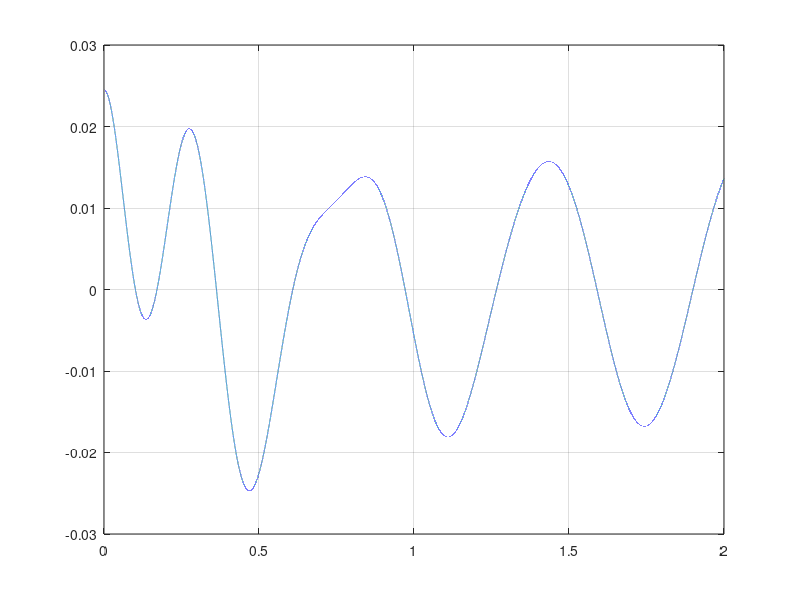

The MATLAB script that drew this image:
close all;
clear;
%Numerical time integration of mass spring damper
%Starting from unstretched spring
%Starting from rest
%y-coordinate is measured relative to deformed spring (steady state position)
%Basic data
F0=500; %F(t)=F0*sin(wp*t)
wp=10;
k=40e3;
c=500;
m=100;
g=9.81;
L0=1; %1m
delta_ss=m*g/k; %Steady state compression of spring
%Time data
EndTime=2.0;
StepTime=1e-5;
%Initialize
Time=0.0;
y=delta_ss;
yDot=0;
Counter=1;
%Start time integration
while Time<EndTime
    %Compute acceleration
    Ft=F0*sin(wp*Time);
    Fk=k*(y-delta_ss);
    Fc=c*yDot;
    yDotDot=(Ft-Fk-Fc-m*g)/m;
    %Save data for plotting
    Time_Plot(Counter)=Time;
    y_Plot(Counter)=y;
    yDot_Plot(Counter)=yDot;
    yDotDot_Plot(Counter)=yDotDot;
    %Time integrate
    y=y+yDot*StepTime;
    yDot=yDot+yDotDot*StepTime;
    Time=Time+StepTime;
    Counter=Counter+1;
end;
plot(Time_Plot,y_Plot);
grid;